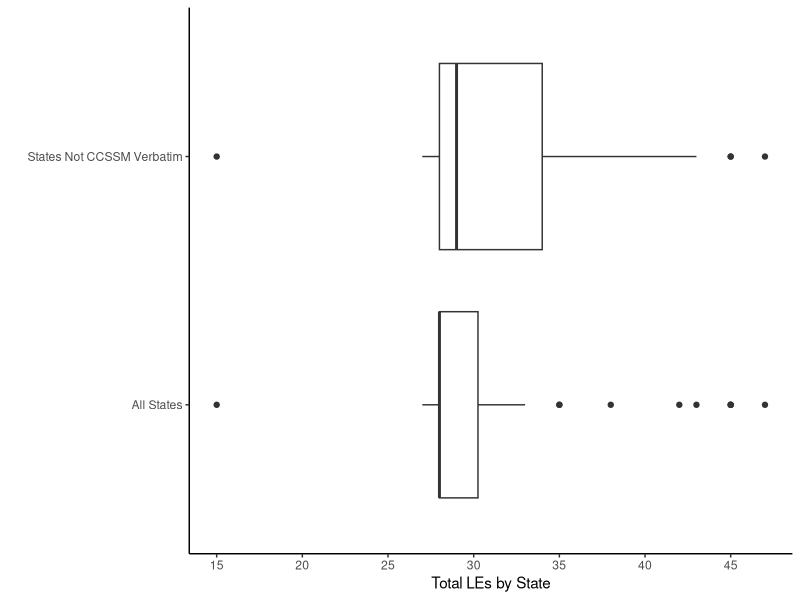
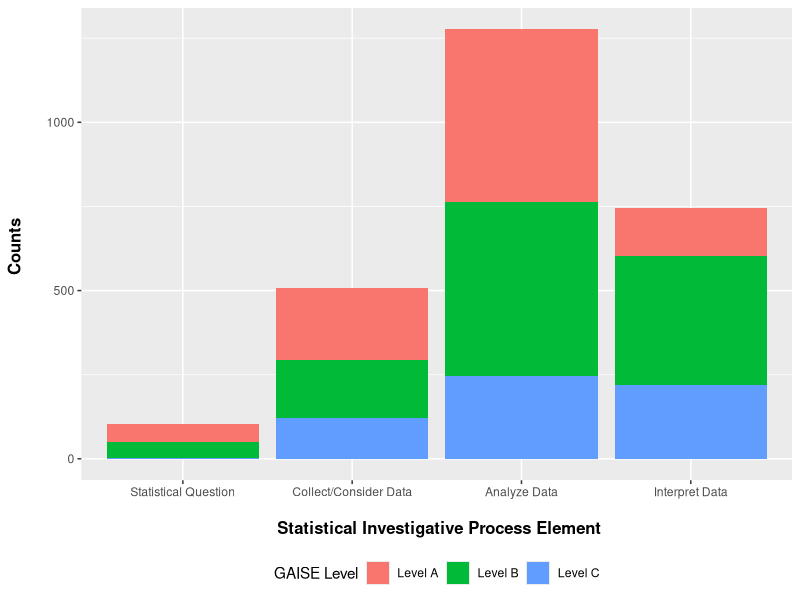

Write the R code that produced these figures, in order.
library(tidyverse)
library(dbplyr)
library(ggplot2)

#Figure 2
Total_LEs<- c(43, 31, 29, 45, 45, 28, 28, 28, 28, 28, 30, 28, 28, 28, 27, 28, 28, 47, 28, 28, 28, 29, 28, 15, 28, 42, 28, 29,  28, 28, 28, 28, 28, 27, 28, 35, 31, 28, 28, 28, 45, 29, 29, 38, 28, 28, 35, 28, 28, 32, 28, 33, 43, 31, 29, 45, 28, 28, 30, 27, 28, 47, 28, 28, 29, 15, 28, 42, 28, 29, 28, 27, 28, 35, 31, 28, 45, 29, 29, 38, 35, 32, 33) 
Weighting<- gl(n = 2, k = 52, length = 83, labels = c("All States", "States Not CCSSM Verbatim"))
OTL_Fig2<- data.frame(Total_LEs, Weighting)

OTL_Fig2

ggplot(data=OTL_Fig2)+geom_boxplot(mapping=aes(x=Total_LEs, y=Weighting))+ labs(y="", x = "Total LEs by State")+scale_x_continuous(breaks=seq(0,60,5))+theme_classic()

#Figure 4
counts <- c(53, 48, 1, 215, 173, 121, 514, 516, 247, 140, 385, 219)
Level <- gl(n = 3, k = 1, length = 12, labels = c("Level A", "Level B", "Level C"))
InvestigativeElements <- gl(n = 4, k = 3, length = 12, labels = c("Statistical Question", "Collect/Consider Data", "Analyze Data", "Interpret Data"))

Figure4_data <- data.frame(counts, Level, InvestigativeElements)

Figure4_data

ggplot(data = Figure4_data, aes(x = InvestigativeElements, y = counts, fill = Level)) + 
  geom_bar(stat = "identity") + 
  labs(x = "\n Statistical Investigative Process Element", y = "Counts \n",
       fill = "GAISE Level") +
  theme(plot.title = element_text(hjust = 0.5),
        axis.title.x = element_text(face="bold", colour="black", size = 12),
        axis.title.y = element_text(face="bold", colour="black", size = 12),
        legend.position = "bottom")
